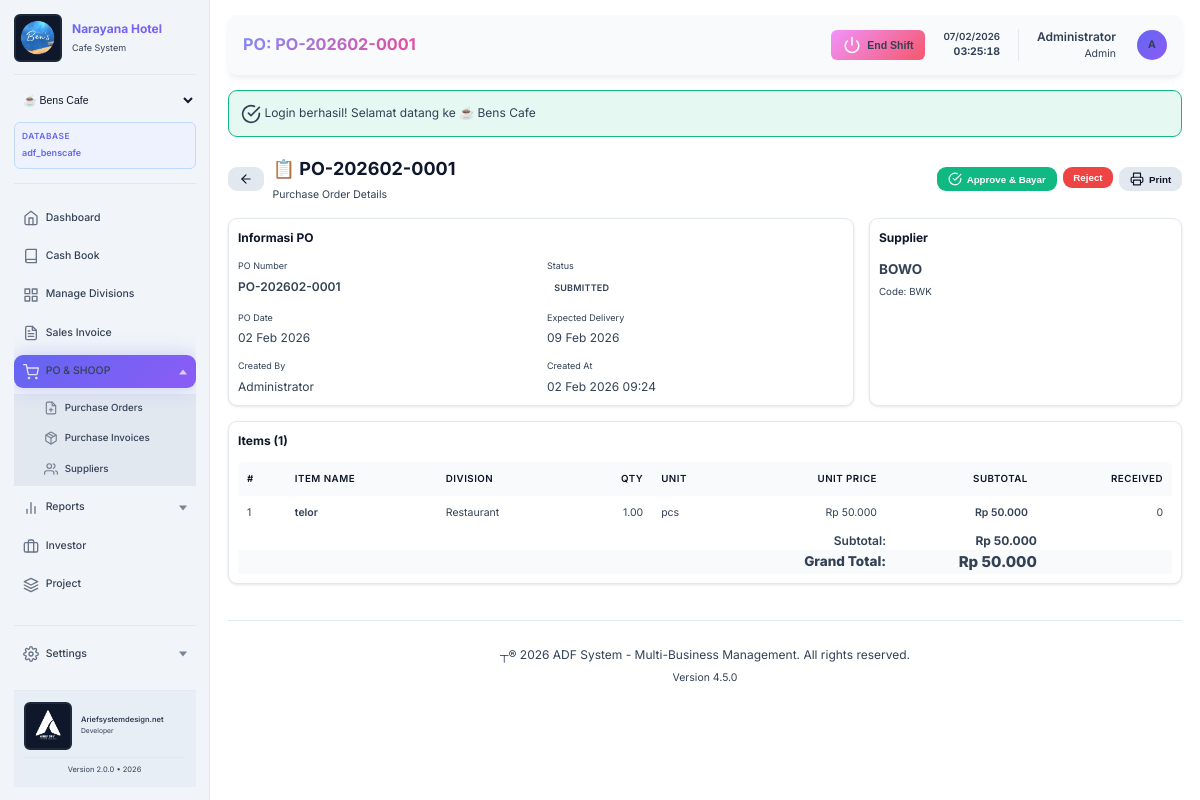
Screenshot of /adf_system/modules/procurement/view-po.php?id=3 (signed in) with the database file from the repository.
### tables this page shows
CREATE TABLE `settings` (
  `id` int(11) NOT NULL AUTO_INCREMENT,
  `setting_key` varchar(100) NOT NULL,
  `setting_value` longtext DEFAULT NULL,
  `setting_type` varchar(50) DEFAULT 'string',
  `description` text DEFAULT NULL,
  `created_at` timestamp NOT NULL DEFAULT current_timestamp(),
  `updated_at` timestamp NOT NULL DEFAULT current_timestamp() ON UPDATE current_timestamp(),
  PRIMARY KEY (`id`),
  UNIQUE KEY `setting_key` (`setting_key`),
  KEY `idx_key` (`setting_key`)
);

CREATE TABLE `purchase_orders_header` (
  `id` int(11) NOT NULL AUTO_INCREMENT,
  `po_number` varchar(50) NOT NULL,
  `supplier_id` int(11) NOT NULL,
  `po_date` date NOT NULL,
  `expected_delivery_date` date DEFAULT NULL,
  `status` enum('draft','submitted','approved','rejected','partially_received','completed','cancelled') DEFAULT 'draft',
  `total_amount` decimal(15,2) NOT NULL DEFAULT 0.00,
  `discount_amount` decimal(15,2) DEFAULT 0.00,
  `tax_amount` decimal(15,2) DEFAULT 0.00,
  `grand_total` decimal(15,2) NOT NULL DEFAULT 0.00,
  `notes` text DEFAULT NULL,
  `approved_by` int(11) DEFAULT NULL,
  `approved_at` timestamp NULL DEFAULT NULL,
  `created_by` int(11) NOT NULL,
  `created_at` timestamp NOT NULL DEFAULT current_timestamp(),
  `updated_at` timestamp NOT NULL DEFAULT current_timestamp() ON UPDATE current_timestamp(),
  PRIMARY KEY (`id`),
  UNIQUE KEY `po_number` (`po_number`),
  KEY `approved_by` (`approved_by`),
  KEY `created_by` (`created_by`),
  KEY `idx_po_date` (`po_date`),
  KEY `idx_status` (`status`),
  KEY `idx_supplier` (`supplier_id`),
  CONSTRAINT `purchase_orders_header_ibfk_1` FOREIGN KEY (`supplier_id`) REFERENCES `suppliers` (`id`),
  CONSTRAINT `purchase_orders_header_ibfk_2` FOREIGN KEY (`approved_by`) REFERENCES `users` (`id`) ON DELETE SET NULL,
  CONSTRAINT `purchase_orders_header_ibfk_3` FOREIGN KEY (`created_by`) REFERENCES `users` (`id`)
);

CREATE TABLE `users` (
  `id` int(11) NOT NULL AUTO_INCREMENT,
  `username` varchar(50) NOT NULL,
  `password` varchar(255) NOT NULL,
  `full_name` varchar(100) NOT NULL,
  `email` varchar(100) DEFAULT NULL,
  `role` enum('admin','manager','cashier','accountant','staff','owner') DEFAULT 'staff',
  `business_access` varchar(255) DEFAULT 'all',
  `phone` varchar(20) DEFAULT NULL,
  `is_active` tinyint(1) DEFAULT 1,
  `created_at` timestamp NOT NULL DEFAULT current_timestamp(),
  `updated_at` timestamp NOT NULL DEFAULT current_timestamp() ON UPDATE current_timestamp(),
  `is_trial` tinyint(1) DEFAULT 0,
  `trial_expires_at` datetime DEFAULT NULL,
  PRIMARY KEY (`id`),
  UNIQUE KEY `username` (`username`),
  KEY `idx_username` (`username`),
  KEY `idx_role` (`role`)
);

CREATE TABLE `suppliers` (
  `id` int(11) NOT NULL AUTO_INCREMENT,
  `supplier_code` varchar(50) NOT NULL,
  `supplier_name` varchar(255) NOT NULL,
  `contact_person` varchar(255) DEFAULT NULL,
  `phone` varchar(50) DEFAULT NULL,
  `email` varchar(255) DEFAULT NULL,
  `address` text DEFAULT NULL,
  `tax_number` varchar(100) DEFAULT NULL,
  `payment_terms` enum('cash','net_7','net_14','net_30','net_45','net_60') DEFAULT 'net_30',
  `is_active` tinyint(1) DEFAULT 1,
  `created_by` int(11) NOT NULL,
  `created_at` timestamp NOT NULL DEFAULT current_timestamp(),
  `updated_at` timestamp NOT NULL DEFAULT current_timestamp() ON UPDATE current_timestamp(),
  PRIMARY KEY (`id`),
  UNIQUE KEY `supplier_code` (`supplier_code`),
  KEY `created_by` (`created_by`),
  CONSTRAINT `suppliers_ibfk_1` FOREIGN KEY (`created_by`) REFERENCES `users` (`id`)
);

CREATE TABLE `purchase_orders_detail` (
  `id` int(11) NOT NULL AUTO_INCREMENT,
  `po_header_id` int(11) NOT NULL,
  `line_number` int(11) NOT NULL,
  `item_name` varchar(255) NOT NULL,
  `item_description` text DEFAULT NULL,
  `unit_of_measure` varchar(50) DEFAULT 'pcs',
  `quantity` decimal(15,2) NOT NULL,
  `unit_price` decimal(15,2) NOT NULL,
  `subtotal` decimal(15,2) NOT NULL,
  `division_id` int(11) NOT NULL COMMENT 'Cost Center',
  `received_quantity` decimal(15,2) DEFAULT 0.00,
  `notes` text DEFAULT NULL,
  `created_at` timestamp NOT NULL DEFAULT current_timestamp(),
  `updated_at` timestamp NOT NULL DEFAULT current_timestamp() ON UPDATE current_timestamp(),
  PRIMARY KEY (`id`),
  KEY `idx_po_header` (`po_header_id`),
  KEY `idx_division` (`division_id`),
  CONSTRAINT `purchase_orders_detail_ibfk_1` FOREIGN KEY (`po_header_id`) REFERENCES `purchase_orders_header` (`id`) ON DELETE CASCADE,
  CONSTRAINT `purchase_orders_detail_ibfk_2` FOREIGN KEY (`division_id`) REFERENCES `divisions` (`id`)
);

CREATE TABLE `divisions` (
  `id` int(11) NOT NULL AUTO_INCREMENT,
  `branch_id` varchar(50) NOT NULL DEFAULT 'narayana-hotel',
  `division_code` varchar(20) NOT NULL,
  `division_name` varchar(100) NOT NULL,
  `description` text DEFAULT NULL,
  `division_type` enum('income','expense','both') DEFAULT 'both',
  `is_active` tinyint(1) DEFAULT 1,
  `created_at` timestamp NOT NULL DEFAULT current_timestamp(),
  `updated_at` timestamp NOT NULL DEFAULT current_timestamp() ON UPDATE current_timestamp(),
  PRIMARY KEY (`id`),
  UNIQUE KEY `division_code` (`division_code`),
  KEY `idx_code` (`division_code`),
  KEY `idx_type` (`division_type`),
  KEY `idx_active` (`is_active`)
);

### adf_system/modules/procurement/view-po.php (the view, shortened to what the rows shown need)
<?php
require_once '../../config/database.php';
require_once '../../includes/procurement_functions.php';
$po_id = isset($_GET['id']) ? (int)$_GET['id'] : 0;
$po = getPurchaseOrder($po_id);
$pageTitle = 'PO: ' . $po['po_number'];
include '../../includes/header.php';
?>
<div style="margin-bottom: 1.25rem;">
    <div style="display: flex; justify-content: space-between; align-items: center;">
        <div style="display: flex; align-items: center; gap: 0.75rem;">
            <div>
                <h2 style="font-size: 1.5rem; font-weight: 700; color: var(--text-primary); margin-bottom: 0.25rem;">
                    📋 <?php echo $po['po_number']; ?>
                </h2>
                <p style="color: var(--text-muted); font-size: 0.875rem;">Purchase Order Details</p>
            </div>
        </div>
    </div>
</div>
<div style="display: grid; grid-template-columns: 2fr 1fr; gap: 1.25rem; margin-bottom: 1.25rem;">
    <div class="card">
        <div style="display: grid; grid-template-columns: 1fr 1fr; gap: 1rem;">
            <div>
                <div style="font-size: 0.75rem; color: var(--text-muted); margin-bottom: 0.25rem;">PO Number</div>
                <div style="font-weight: 600;"><?php echo $po['po_number']; ?></div>
            </div>
            <div>
                <div style="font-size: 0.75rem; color: var(--text-muted); margin-bottom: 0.25rem;">Status</div>
                <?php
                $status_colors = [
                    'draft' => 'secondary',
                    'submitted' => 'warning',
                    'approved' => 'success',
                    'rejected' => 'danger',
                    'partially_received' => 'info',
                    'completed' => 'primary',
                    'cancelled' => 'danger'
                ];
                $badge_color = $status_colors[$po['status']] ?? 'secondary';
                ?>
                <span class="badge badge-<?php echo $badge_color; ?>">
                    <?php echo ucfirst(str_replace('_', ' ', $po['status'])); ?>
                </span>
            </div>
            <div>
                <div style="font-size: 0.75rem; color: var(--text-muted); margin-bottom: 0.25rem;">PO Date</div>
                <div><?php echo date('d M Y', strtotime($po['po_date'])); ?></div>
            </div>
            <div>
                <div style="font-size: 0.75rem; color: var(--text-muted); margin-bottom: 0.25rem;">Expected Delivery</div>
                <div><?php echo $po['expected_delivery_date'] ? date('d M Y', strtotime($po['expected_delivery_date'])) : '-'; ?></div>
            </div>
            <div>
                <div style="font-size: 0.75rem; color: var(--text-muted); margin-bottom: 0.25rem;">Created By</div>
                <div><?php echo $po['created_by_name']; ?></div>
            </div>
            <div>
                <div style="font-size: 0.75rem; color: var(--text-muted); margin-bottom: 0.25rem;">Created At</div>
                <div><?php echo date('d M Y H:i', strtotime($po['created_at'])); ?></div>
            </div>
        </div>
    </div>
    <div class="card">
        <h3 style="font-size: 1rem; font-weight: 600; margin-bottom: 1rem;">Supplier</h3>
        <div style="font-weight: 700; font-size: 1.125rem; margin-bottom: 0.25rem;"><?php echo $po['supplier_name']; ?></div>
        <div style="font-size: 0.813rem; color: var(--text-muted);">Code: <?php echo $po['supplier_code']; ?></div>
    </div>
</div>
<div class="card">
    <div class="table-responsive">
        <table class="table">
            <thead>
                <tr>
                    <th>#</th>
                    <th>Item Name</th>
                    <th>Division</th>
                    <th class="text-right">Qty</th>
                    <th>Unit</th>
                    <th class="text-right">Unit Price</th>
                    <th class="text-right">Subtotal</th>
                    <th class="text-right">Received</th>
                </tr>
            </thead>
            <tbody>
                <?php foreach ($po['items'] as $index => $item): ?>
                    <tr>
                        <td><?php echo ($index + 1); ?></td>
                        <td>
                            <div style="font-weight: 600;"><?php echo $item['item_name']; ?></div>
                        </td>
                        <td><?php echo $item['division_name']; ?></td>
                        <td class="text-right"><?php echo number_format($item['quantity'], 2); ?></td>
                        <td><?php echo $item['unit_of_measure']; ?></td>
                        <td class="text-right">Rp <?php echo number_format($item['unit_price'], 0, ',', '.'); ?></td>
                        <td class="text-right" style="font-weight: 600;">Rp <?php echo number_format($item['subtotal'], 0, ',', '.'); ?></td>
                        <td class="text-right">
                            <?php if (isset($item['received_quantity']) && $item['received_quantity'] > 0): ?>
                                <span style="color: var(--success);"><?php echo number_format($item['received_quantity'], 2); ?></span>
                            <?php else: ?>
                                <span style="color: var(--text-muted);">0</span>
                            <?php endif; ?>
                        </td>
                    </tr>
                <?php endforeach; ?>
            </tbody>
            <tfoot>
                <tr>
                    <td colspan="6" class="text-right" style="font-weight: 600;">Subtotal:</td>
                    <td class="text-right" style="font-weight: 700;">Rp <?php echo number_format($po['total_amount'], 0, ',', '.'); ?></td>
                    <td></td>
                </tr>
                <tr style="background: var(--bg-secondary);">
                    <td colspan="6" class="text-right" style="font-weight: 800; font-size: 1.125rem;">Grand Total:</td>
                    <td class="text-right" style="font-weight: 800; font-size: 1.25rem; color: var(--primary-color);">
                        Rp <?php echo number_format($po['grand_total'], 0, ',', '.'); ?>
                    </td>
                    <td></td>
                </tr>
            </tfoot>
        </table>
    </div>
</div>
<?php include '../../includes/footer.php'; ?>

### adf_system/includes/header.php (shortened to what the rows shown need)
<!DOCTYPE html>
<html lang="<?php echo $_SESSION['user_language'] ?? 'id'; ?>">
<head>
    <link rel="stylesheet" href="<?php echo BASE_URL; ?>/assets/css/style.css?v=<?php echo time(); ?>">
</head>
<?php
$userTheme = 'dark';
if (isset($_SESSION['user_id'])) {
    try {
        require_once __DIR__ . '/../config/database.php';
        $db = Database::getInstance();
        $themeResult = $db->fetchOne(
            "SELECT theme FROM user_preferences WHERE user_id = ? AND branch_id = ? LIMIT 1",
            [$_SESSION['user_id'], ACTIVE_BUSINESS_ID]
        );
        if ($themeResult && !empty($themeResult['theme'])) {
            $userTheme = $themeResult['theme'];
        } else {
            $fallbackTheme = $db->fetchOne(
                "SELECT theme FROM user_preferences WHERE user_id = ? LIMIT 1",
                [$_SESSION['user_id']]
            );
            if ($fallbackTheme && !empty($fallbackTheme['theme'])) {
                $userTheme = $fallbackTheme['theme'];
            }
        }
    } catch (Exception $e) {
        $userTheme = 'dark';
        $themeError = $e->getMessage();
    }
}
?>
<body data-theme="<?php echo htmlspecialchars($userTheme); ?>" data-business="<?php echo ACTIVE_BUSINESS_ID; ?>" data-business-type="<?php echo BUSINESS_TYPE; ?>">
    <div class="main-wrapper">
        <aside class="sidebar">
            <div class="sidebar-header">
                <?php
                $companyNameSetting = $db->fetchOne("SELECT setting_value FROM settings WHERE setting_key = 'company_name'");
                $displayCompanyName = ($companyNameSetting && $companyNameSetting['setting_value'])
                    ? $companyNameSetting['setting_value']
                    : BUSINESS_NAME;
                ?>
                <div style="display: flex; align-items: center; gap: 0.875rem;">
                    <div style="flex: 1;">
                        <h1 class="logo" style="margin: 0; font-size: 1rem;"><?php echo htmlspecialchars($displayCompanyName); ?></h1>
                        <p style="color: var(--text-muted); font-size: 0.75rem; margin: 0; margin-top: 0.25rem;"><?php echo ucfirst(BUSINESS_TYPE); ?> System</p>
                    </div>
                </div>
                        <?php
                        require_once __DIR__ . '/../config/database.php';
                        ?>
            </div>
        </aside>
        <main class="main-content">
            <div class="top-bar">
                <div>
                    <h1 class="page-title"><?php echo $pageTitle ?? 'Dashboard'; ?></h1>
                </div>
            </div>
            <div class="page-content">

### adf_system/includes/footer.php (shortened to what the rows shown need)
           </div>
           <?php
           $footerCopyrightSetting = $db->fetchOne("SELECT setting_value FROM settings WHERE setting_key = 'footer_copyright'");
           $footerCopyright = $footerCopyrightSetting['setting_value'] ?? ('© ' . APP_YEAR . ' ' . APP_NAME . '. All rights reserved.');
           $footerVersionSetting = $db->fetchOne("SELECT setting_value FROM settings WHERE setting_key = 'footer_version'");
           $footerVersion = $footerVersionSetting['setting_value'] ?? ('Version ' . APP_VERSION);
           ?>
           <footer style="margin-top: 3rem; padding: 2rem 0; border-top: 1px solid var(--bg-tertiary); text-align: center; color: var(--text-muted);">
               <p><?php echo htmlspecialchars($footerCopyright); ?></p>
               <p style="font-size: 0.875rem; margin-top: 0.5rem;"><?php echo htmlspecialchars($footerVersion); ?></p>
           </footer>
       </main>
   </div>
</body>
</html>

### rows the page displays
settings: setting_value "Narayana Hotel"
purchase_orders_header: po_number "PO: PO-202602-0001", po_number "PO-202602-0001", status "SUBMITTED", po_date "02 Feb 2026", expected_delivery_date "09 Feb 2026", created_by.full_name "Administrator", created_at "02 Feb 2026 09:24", supplier.supplier_name "BOWO", supplier.supplier_code "BWK", total_amount "50.000", grand_total "50.000"
purchase_orders_detail: item_name "telor", division.division_name "Restaurant", quantity "1.00", unit_of_measure "pcs", unit_price "50.000", subtotal "50.000", received_quantity "0"
settings: setting_value "┬® 2026 ADF System - Multi-Business Management. All rights reserved."
settings: setting_value "Version 4.5.0"

### other values shown
BUSINESS_TYPE "Cafe"
$currentDb "adf_benscafe"
__('dashboard.title') "Dashboard"
__('cashbook.title') "Cash Book"
__('settings.divisions') "Manage Divisions"
__('settings.title') "Settings"
DEVELOPER_NAME "Ariefsystemdesign.net"
APP_VERSION "2.0.0"
APP_YEAR "2026"
$_SESSION['full_name'] "Administrator"
$_SESSION['role'] "Admin"
substr($_SESSION['full_name'] ?? 'U', 0, 1) "A"
$success "Login berhasil! Selamat datang ke ☕ Bens Cafe"
count($po['items']) "1"
form field value "☕ Bens Cafe"
